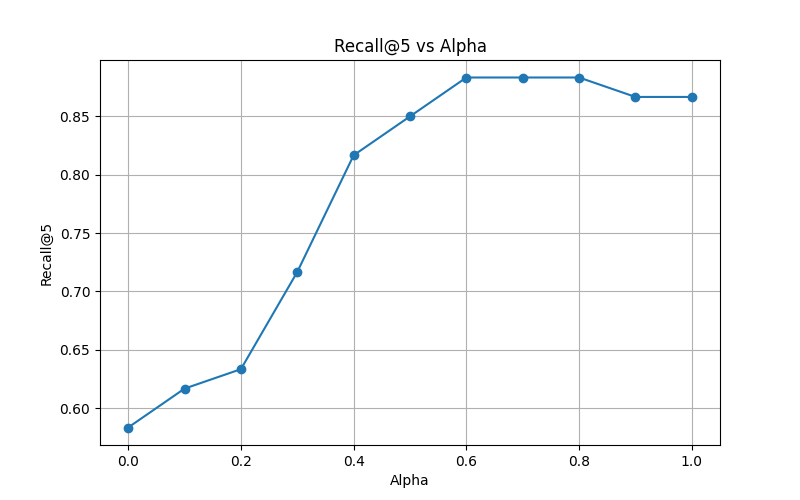

Generate this figure with Python:
import matplotlib.pyplot as plt
import weaviate
from sentence_transformers import SentenceTransformer

from retrieval import hybrid_search, evaluate_retriever

client = weaviate.Client("http://localhost:18080")
embedder = SentenceTransformer("all-MiniLM-L6-v2")

alphas = [i / 10 for i in range(11)]
recalls = []

for alpha in alphas:

    metrics = evaluate_retriever(
        "data/retrieval_eval.jsonl",
        lambda query, k: hybrid_search(
            client,
            query,
            k,
            embedder,
            alpha=alpha,
        ),
    )

    recall = metrics["recall@5"]

    recalls.append(recall)

    print(
        f"alpha={alpha:.1f}",
        f"recall@5={recall:.3f}"
    )

plt.figure(figsize=(8,5))
plt.plot(alphas, recalls, marker="o")
plt.xlabel("Alpha")
plt.ylabel("Recall@5")
plt.title("Recall@5 vs Alpha")
plt.grid(True)

plt.savefig("alpha_sweep.png")
